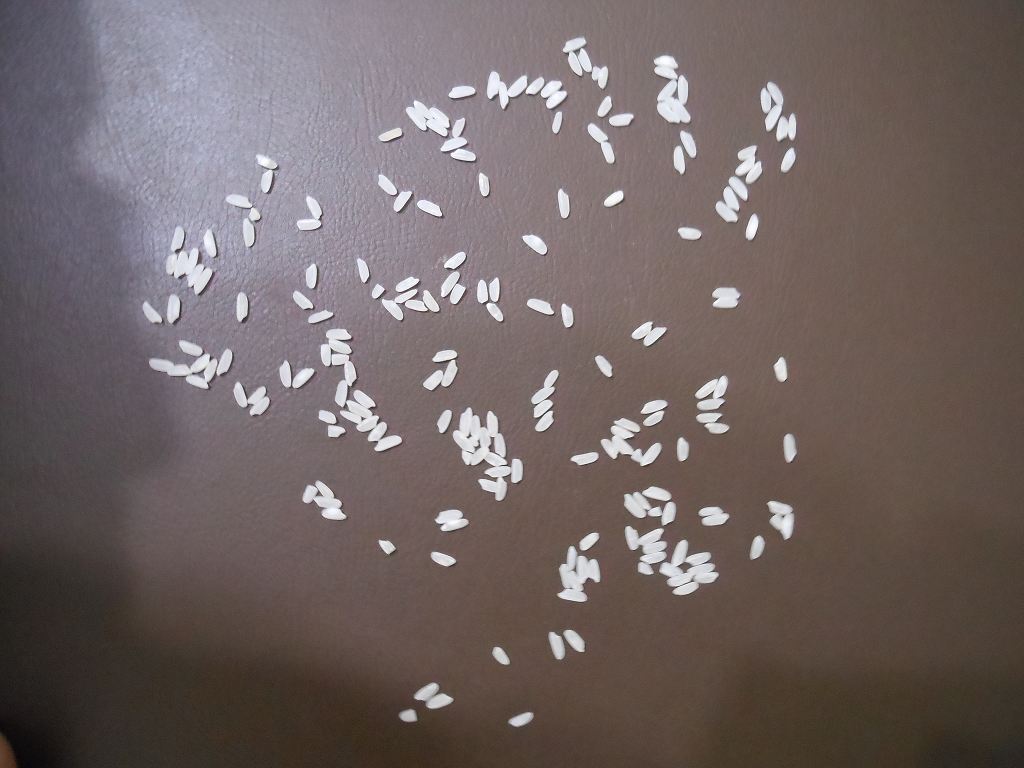
#> input picture Contagem_de_Arroz/Image/205.bmp, 1024 x 768 px, found by its file name
$ python teste_205.py
#> lines starting #> are read from the running program, lines starting #| are printed output that depends on the picture; after the words box and inside, x2 and y2 are one past the last pixel; in counts of white or black regions, pixels touching at a corner belong together
import cv2 as cv
import numpy as np
import matplotlib.pyplot as plt
import os

def contar_graos_watershed(image_path, min_area=88, max_area=1000, debug=False):
#> called with image_path = 'C:\\Work\\PyProjects\\Teste\\205.bmp', min_area = 88, max_area = 1000, debug = True
    image = cv.imread(image_path)
#> image is the input picture: shape (768, 1024, 3); mean B, G, R 99.4, 100.6, 112.4
    gray = cv.cvtColor(image, cv.COLOR_BGR2GRAY)
    blur = cv.GaussianBlur(gray, (9, 9), 0)
    thresh = cv.adaptiveThreshold(blur, 255, cv.ADAPTIVE_THRESH_GAUSSIAN_C,
                                   cv.THRESH_BINARY_INV, 11, 6)
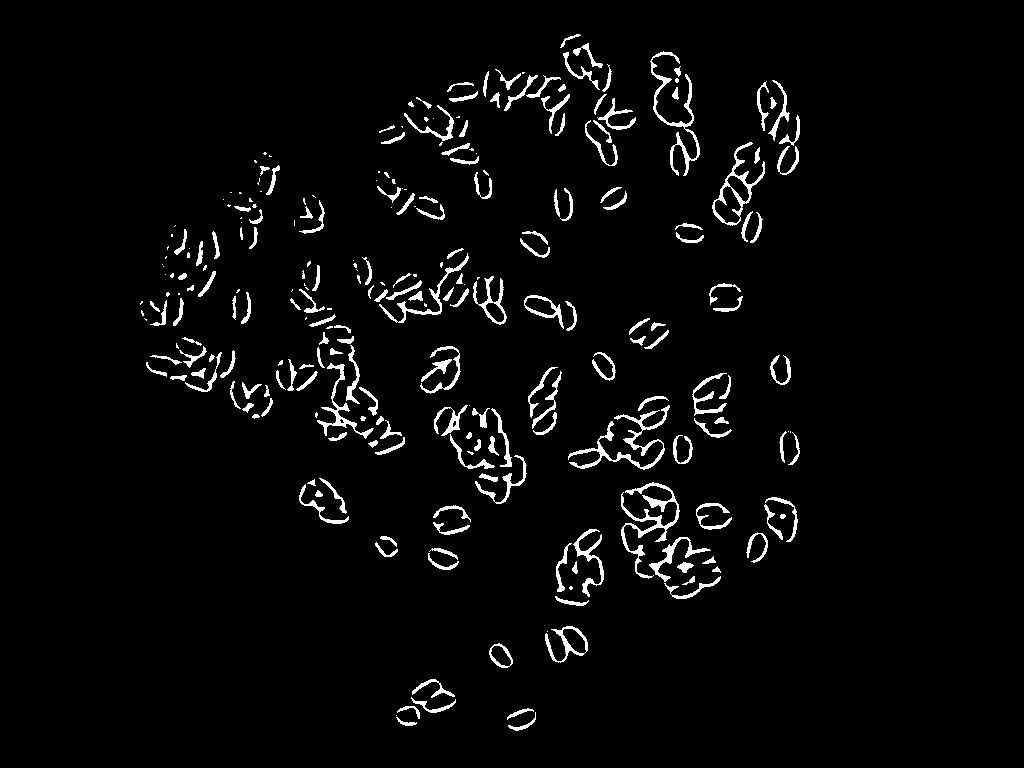
#> thresh: shape (768, 1024); 3.4% white; 265 white regions (77 under 20 px), largest, box (x1, y1, x2, y2) and area: (568, 405, 670, 470) 1196, (621, 482, 680, 579) 1177, (650, 51, 700, 176) 977
    cv.imshow("Thresh", thresh)
    cv.waitKey(0)
    cv.destroyAllWindows()

    # Remover ruído com abertura morfológica
    kernel = np.ones((1, 1), np.uint8)
    opening = cv.morphologyEx(thresh, cv.MORPH_OPEN, kernel, iterations=1)
    cv.imshow("Opening", opening)
    cv.waitKey(0)
    cv.destroyAllWindows()

    # Background seguro
    kernel = np.ones((2, 2), np.uint8)
    sure_bg = cv.dilate(opening, kernel, iterations=1)
#> sure_bg: shape (768, 1024); 5% white; 212 white regions (37 under 20 px), largest, box (x1, y1, x2, y2) and area: (621, 482, 722, 600) 2606, (568, 405, 671, 471) 1695, (650, 51, 701, 177) 1396
    cv.imshow("sure_bg", sure_bg)
    cv.waitKey(0)
    cv.destroyAllWindows()

    # Distância para separar grãos
    dist_transform = cv.distanceTransform(opening, cv.DIST_L2, 5)
    cv.imshow("dist_transform", dist_transform)
    cv.waitKey(0)
    cv.destroyAllWindows()
    _, sure_fg = cv.threshold(dist_transform, 0.05 * dist_transform.max(), 255, 0)
    cv.imshow("sure_fg", sure_fg)
    cv.waitKey(0)
    cv.destroyAllWindows()

    # Marcação
    sure_fg = np.uint8(sure_fg)
    unknown = cv.subtract(sure_bg, sure_fg)
#> unknown: shape (768, 1024); 1.5% white in thin lines or dots, all inside (x1, y1, x2, y2) = (140, 34, 801, 732)
    _, markers = cv.connectedComponents(sure_fg)
#> markers: shape (768, 1024) int32; 266 distinct labels, from 0 to 265
    markers = markers + 1
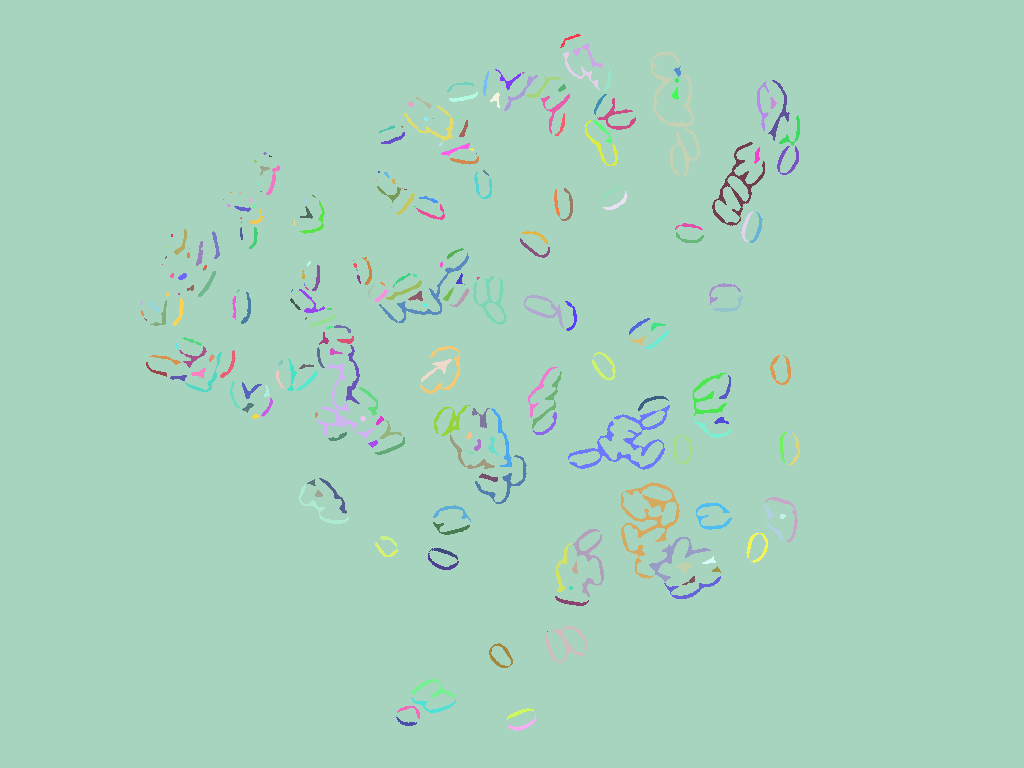
#> markers: shape (768, 1024) int32; 266 distinct labels, from 1 to 266; one colour per label, 0 black
    markers[unknown == 255] = 0

    # Watershed
    markers = cv.watershed(image, markers)
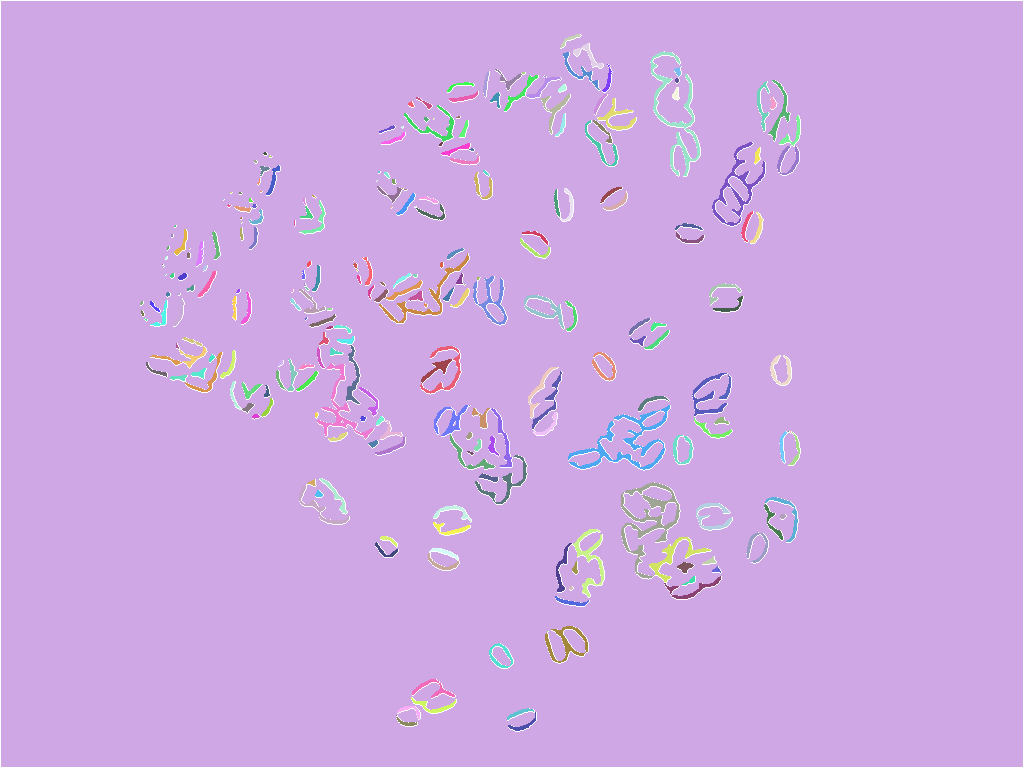
#> markers: shape (768, 1024) int32; 267 distinct labels, from -1 to 266; one colour per label, 0 black, -1 white
    result = image.copy()
    result[markers == -1] = [0, 0, 255]  # contorno vermelho opcional
#> result: shape (768, 1024, 3); 1.75% of pixels changed, all inside (x1, y1, x2, y2) = (0, 0, 1024, 768)
    cv.imshow("Result", result)
    cv.waitKey(0)
    cv.destroyAllWindows()

    # Encontrar contornos nos marcadores segmentados
    mask = np.uint8(markers > 1) * 255
#> mask: shape (768, 1024); 3.5% white; 259 white regions (73 under 20 px)
    cnts, _ = cv.findContours(mask, cv.RETR_EXTERNAL, cv.CHAIN_APPROX_SIMPLE)
#> cnts = 259 contours, 84 with area under 20; largest, box (x1, y1, x2, y2) and area: (712, 142, 765, 226) 1476, (568, 405, 670, 470) 912, (621, 482, 680, 579) 874, (650, 51, 700, 176) 706, (545, 626, 588, 663) 672
    valid = [c for c in cnts if min_area < cv.contourArea(c) < max_area]
#> valid = 60 contours; largest, box (x1, y1, x2, y2) and area: (568, 405, 670, 470) 912, (621, 482, 680, 579) 874, (650, 51, 700, 176) 706, (545, 626, 588, 663) 672, (524, 295, 564, 329) 570

    for c in valid:
        cv.drawContours(result, [c], -1, (0, 255, 0), 1)
#> this loop made 60 passes
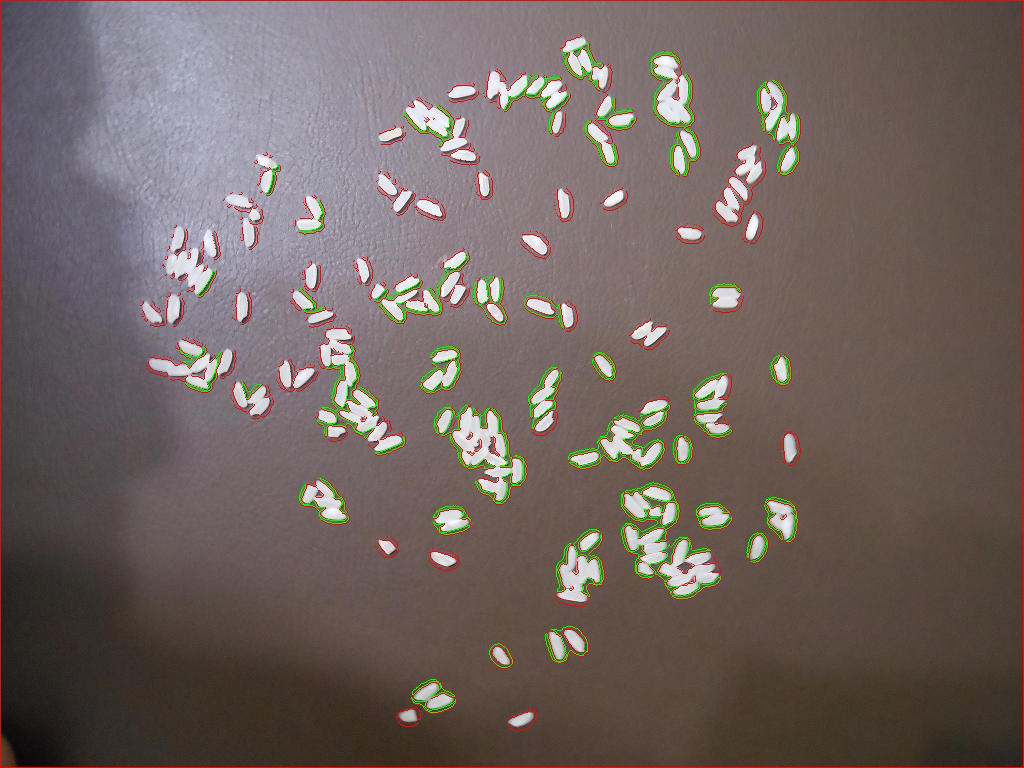
#> result: shape (768, 1024, 3); mean B, G, R 96.1, 100.4, 113.2

    if debug:
        plt.figure(figsize=(10, 6))
        plt.imshow(cv.cvtColor(result, cv.COLOR_BGR2RGB))
        plt.title(f"{os.path.basename(image_path)} - Grãos detectados: {len(valid)}")
        plt.axis('off')
        plt.tight_layout()
        plt.show()

    return len(valid)

# Exemplo de uso
image_path = r"C:\Work\PyProjects\Teste\205.bmp"
total = contar_graos_watershed(image_path, debug=True)
#> total = 60
print(f"Total de grãos detectados: {total}")
#| Total de grãos detectados: 60

$ run again, with Contagem_de_Arroz/Image/114.bmp copied over Contagem_de_Arroz/Image/205.bmp
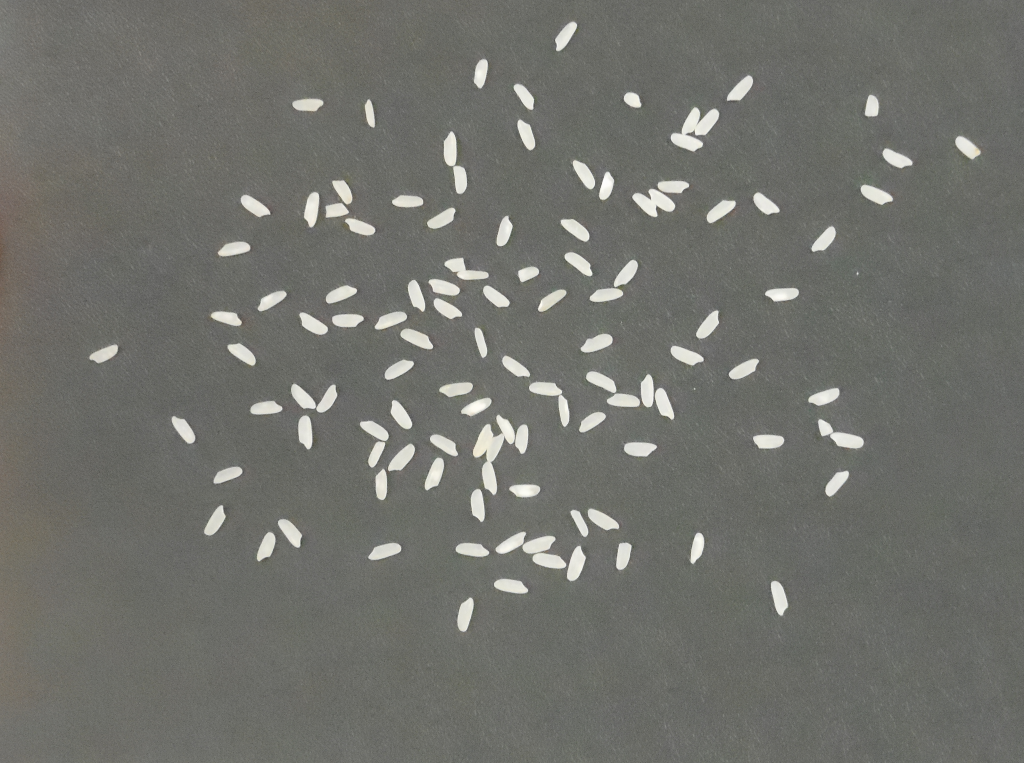
#> input picture Contagem_de_Arroz/Image/114.bmp, 1024 x 763 px, found by its file name
#> in contar_graos_watershed, image is the input picture: shape (763, 1024, 3); mean B, G, R 107.9, 113.3, 112.6
#> in contar_graos_watershed, `thresh = cv.adaptiveThreshold(blur, 255, cv.ADAPTIVE_THRESH_GAUSSIAN_C..`:
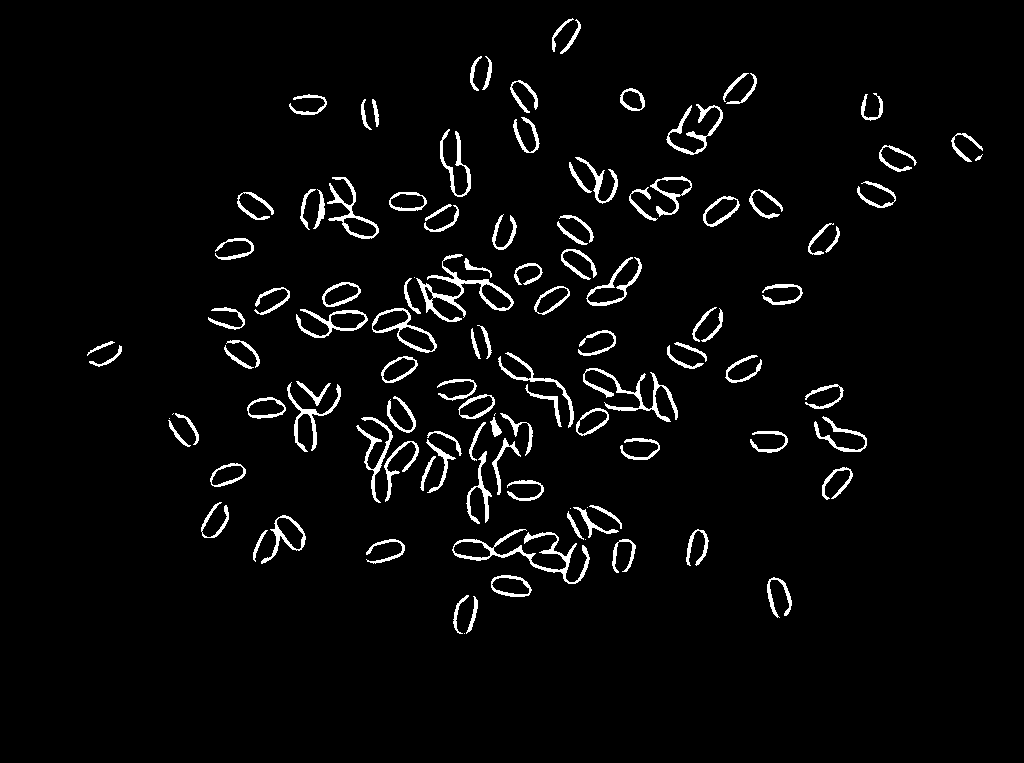
#> thresh: shape (763, 1024); 3.6% white; 115 white regions (8 under 20 px), largest, box (x1, y1, x2, y2) and area: (452, 529, 590, 584) 1242, (416, 254, 514, 322) 1181, (583, 368, 678, 422) 947
#> sure_bg: shape (763, 1024); 5.1% white; 91 white regions (1 under 20 px), largest, box (x1, y1, x2, y2) and area: (414, 254, 515, 323) 1796, (452, 529, 591, 585) 1743, (583, 368, 679, 423) 1320
#> unknown: shape (763, 1024); 1.5% white in thin lines or dots, all inside (x1, y1, x2, y2) = (87, 18, 984, 635)
#> mask: shape (763, 1024); 3.7% white; 113 white regions (8 under 20 px)
#> cnts = 113 contours, 9 with area under 20; largest, box (x1, y1, x2, y2) and area: (452, 529, 590, 584) 1393, (416, 254, 514, 322) 1385, (372, 308, 437, 353) 1354, (586, 257, 642, 306) 1244, (327, 177, 379, 239) 868
#> valid = 87 contours; largest, box (x1, y1, x2, y2) and area: (327, 177, 379, 239) 868, (296, 309, 368, 338) 828, (261, 515, 306, 564) 804, (650, 176, 692, 217) 694, (583, 368, 678, 422) 690
#> the loop in contar_graos_watershed, `for c in valid:` made 87 passes
#> after the loop in contar_graos_watershed, `for c in valid:`:
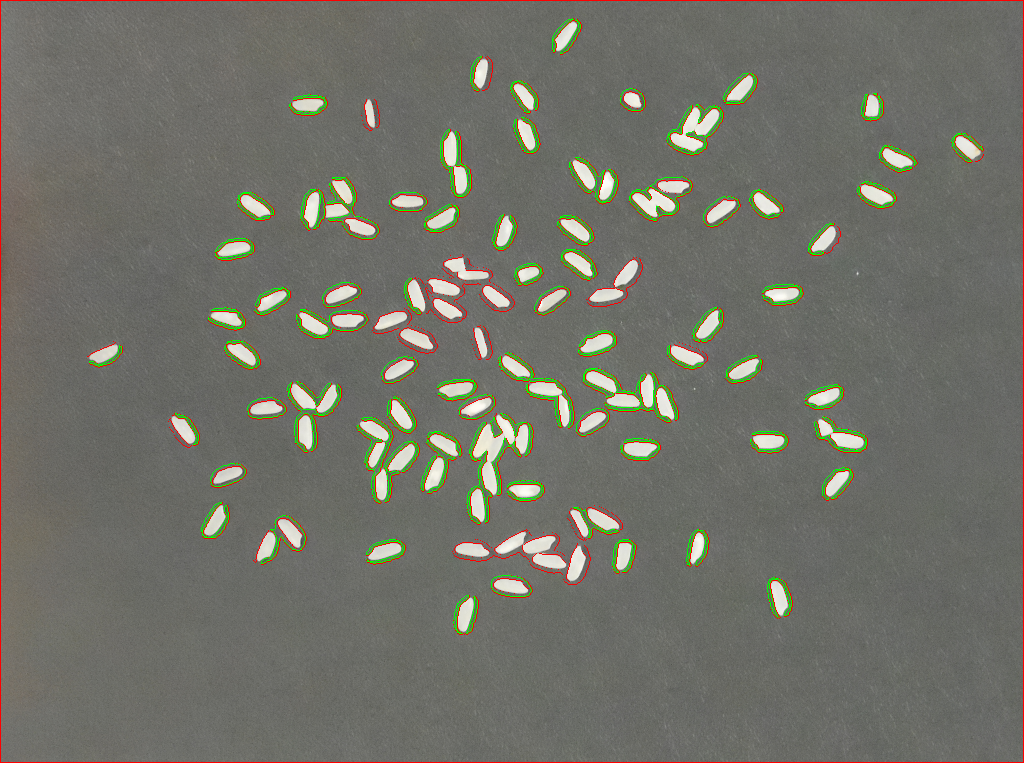
#> result: shape (763, 1024, 3); mean B, G, R 104.2, 113.5, 113.3
#> total = 87
#| Total de grãos detectados: 87
